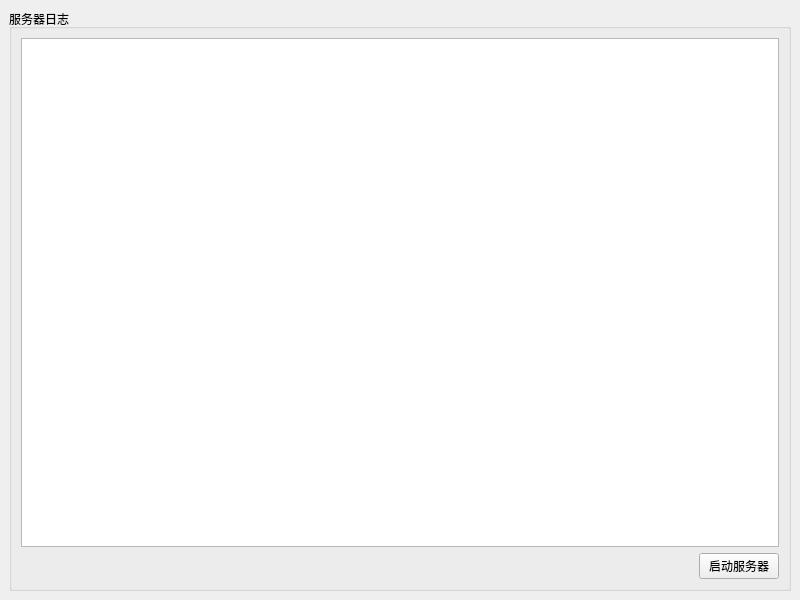
<?xml version="1.0" encoding="UTF-8"?>
<ui version="4.0">
 <class>MainWindow</class>
 <widget class="QMainWindow" name="MainWindow">
  <property name="geometry">
   <rect>
    <x>0</x>
    <y>0</y>
    <width>800</width>
    <height>600</height>
   </rect>
  </property>
  <property name="windowTitle">
   <string>服务器</string>
  </property>
  <widget class="QWidget" name="centralwidget">
   <layout class="QHBoxLayout" name="horizontalLayout_2">
    <item>
     <widget class="QGroupBox" name="groupBox">
      <property name="title">
       <string>服务器日志</string>
      </property>
      <layout class="QVBoxLayout" name="verticalLayout_2">
       <item>
        <layout class="QVBoxLayout" name="verticalLayout">
         <item>
          <widget class="QTextEdit" name="logEditor"/>
         </item>
         <item>
          <layout class="QHBoxLayout" name="horizontalLayout">
           <item>
            <spacer name="horizontalSpacer">
             <property name="orientation">
              <enum>Qt::Orientation::Horizontal</enum>
             </property>
             <property name="sizeHint" stdset="0">
              <size>
               <width>40</width>
               <height>20</height>
              </size>
             </property>
            </spacer>
           </item>
           <item>
            <widget class="QPushButton" name="startStopButton">
             <property name="text">
              <string>启动服务器</string>
             </property>
            </widget>
           </item>
          </layout>
         </item>
        </layout>
       </item>
      </layout>
     </widget>
    </item>
   </layout>
  </widget>
 </widget>
 <resources/>
 <connections/>
</ui>
